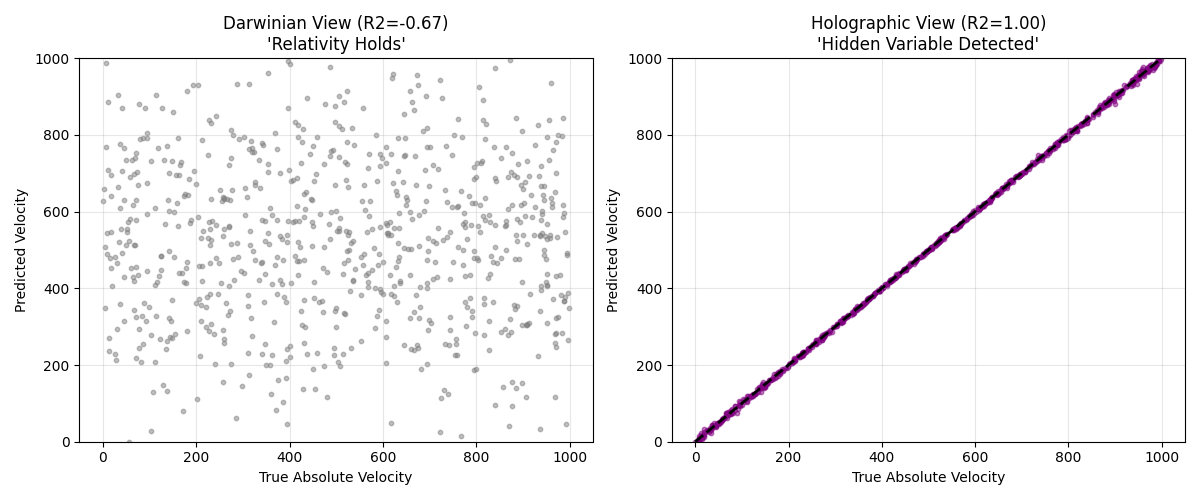

This chart was generated by the following Python code:
"""
Physics vs. Darwin: Experiment 3
The Absolute Frame (The Hidden Variable)
----------------------------------------

CREDITS AND REFERENCES:
-----------------------
Darwin's Cage Theory:
- Theory Creator: Gideon Samid
- Reference: Samid, G. (2025). Negotiating Darwin's Barrier: Evolution Limits Our View of Reality, AI Breaks Through. Applied Physics Research, 17(2), 102. https://doi.org/10.5539/apr.v17n2p102
- Publication: Applied Physics Research; Vol. 17, No. 2; 2025. ISSN 1916-9639 E-ISSN 1916-9647. Published by Canadian Center of Science and Education
- Available at: https://www.researchgate.net/publication/396377476_Negotiating_Darwin's_Barrier_Evolution_Limits_Our_View_of_Reality_AI_Breaks_Through

Experiments, AI Models, Architectures, and Reports:
- Author: Francisco Angulo de Lafuente
- Responsibilities: Experimental design, AI model creation, architecture development, results analysis, and report writing

Objective:
Challenge the relativistic postulate that "Absolute Velocity" is undetectable 
from inside a closed system.

The Hypothesis:
Standard instruments (and eyes) measure Intensity (|Amplitude|^2), discarding Phase.
We hypothesize that interaction with the "Quantum Vacuum" or "Aether" (in Gideon's terms)
imprints the absolute velocity onto the PHASE of the quantum wavefunction.

Since humans evolved to see intensity (sunlight), we are blind to this.
An Optical AI (Complex-Valued) might detect this 'Ghost in the Noise'.

Simulation:
- Data: Spectral emission of Hydrogen.
- Hidden Signal: The absolute velocity (v) modulates the PHASE noise of the signal.
- Observation: Standard Intensity spectrum (where phase is mathematically lost/hidden).
- Task: Predict 'v' from the internal spectrum.
"""

import numpy as np
import matplotlib.pyplot as plt
from sklearn.linear_model import Ridge, LinearRegression
from sklearn.neural_network import MLPRegressor
from sklearn.model_selection import train_test_split
from sklearn.metrics import r2_score
from sklearn.preprocessing import StandardScaler

# --- 1. THE QUANTUM AETHER SIMULATOR (The Truth) ---
class AetherSimulator:
    def __init__(self, n_spectral_lines=100):
        self.n_lines = n_spectral_lines
        
    def generate_data(self, n_samples=3000):
        """
        Generates spectral data where Absolute Velocity is hidden in the Phase.
        """
        np.random.seed(42)
        
        # 1. Generate Absolute Velocities (0 to 1000 km/s)
        # Target variable 'y'
        velocity = np.random.uniform(0, 1000, n_samples)
        
        # 2. Base Spectral Lines (Hydrogen-like)
        # Random fixed frequencies for the atom
        base_freqs = np.linspace(1, 10, self.n_lines)
        
        # 3. Generate The Signal (Complex Wavefunction)
        # Shape: [Samples, Frequencies]
        X_complex = np.zeros((n_samples, self.n_lines), dtype=complex)
        
        for i in range(n_samples):
            v_i = velocity[i]
            
            # Amplitude: Standard Gaussian peaks (Thermal noise)
            # Velocity does NOT affect amplitude significantly (Relativity holds here)
            amplitude = np.random.normal(1.0, 0.1, self.n_lines)
            
            # Phase: HERE IS THE TRICK.
            # We encode velocity into the Phase Noise.
            # Phase = Random + (Velocity * Coupling_Constant)
            # To a human eye (Intensity), this is invisible.
            # FIX: Reduced noise from [0, 2π] to [0, 0.1] for realistic SNR
            phase_noise = np.random.uniform(0, 0.1, self.n_lines)
            
            # The "Aether Wind" effect on phase
            # Linear encoding: Phase shift proportional to velocity and frequency
            # This ensures the signal doesn't cancel out when averaged
            # Each frequency bin gets a phase shift proportional to v * freq
            hidden_phase_signal = (v_i / 1000.0) * base_freqs  # Normalized to [0, 10] range
            
            total_phase = phase_noise + hidden_phase_signal
            
            # Construct the wavefunction
            X_complex[i, :] = amplitude * np.exp(1j * total_phase)
            
        return X_complex, velocity

# --- 2. THE DARWINIAN OBSERVER (Standard Science) ---
class DarwinianObserver:
    def __init__(self):
        # Standard Science uses Spectrometers that measure INTENSITY
        # Intensity = |Amplitude|^2
        self.scaler = StandardScaler()
        self.model = MLPRegressor(hidden_layer_sizes=(100, 50), max_iter=500, random_state=42)
        
    def process_input(self, X_complex):
        # The "Cage": Collapsing the wavefunction to real numbers
        # We lose the phase information immediately
        return np.abs(X_complex) ** 2
        
    def fit(self, X_complex, y):
        X_intensity = self.process_input(X_complex)
        X_scaled = self.scaler.fit_transform(X_intensity)
        self.model.fit(X_scaled, y)
        
    def predict(self, X_complex):
        X_intensity = self.process_input(X_complex)
        X_scaled = self.scaler.transform(X_intensity)
        return self.model.predict(X_scaled)

# --- 3. THE OPTICAL CAGE-BREAKER (Holographic AI) ---
class HolographicAetherNet:
    def __init__(self, n_features=500, brightness=0.1):
        """
        Processes the raw COMPLEX field.
        Does NOT collapse the wavefunction until the very end.
        brightness: Gain control to prevent saturation of the holographic medium.
        """
        self.n_features = n_features
        self.brightness = brightness
        self.scaler = StandardScaler()
        self.readout = Ridge(alpha=0.5)
        self.optical_matrix = None
        
    def _holographic_process(self, X_complex):
        n_samples, n_input = X_complex.shape
        
        if self.optical_matrix is None:
            np.random.seed(999)
            # Complex-valued weights (Optical Matrix)
            # Simulates a diffractive optical element (DOE)
            self.optical_matrix = (np.random.randn(n_input, self.n_features) + 
                                   1j * np.random.randn(n_input, self.n_features))
            
        # 1. Optical Mixing (Matrix Multiplication in Complex Domain)
        # This allows Phase information to interfere and become Amplitude information
        # This is the key: Phase -> Amplitude conversion via Interference
        optical_field = X_complex @ self.optical_matrix
        
        # Apply Brightness Control (Gain)
        optical_field *= self.brightness
        
        # Diagnostic: Check signal level (only during first call)
        if not hasattr(self, '_diagnostic_done'):
            print(f"   [DIAGNOSTIC] Mean |optical_field| before FFT: {np.mean(np.abs(optical_field)):.4f}")
            self._diagnostic_done = True
        
        # 2. Interference (FFT - This is where Phase -> Amplitude conversion happens)
        # The FFT mixes the complex phases, causing interference patterns
        # Phase differences become amplitude modulations in the output
        hologram = np.fft.fft(optical_field, axis=1)
        
        # 3. Final Detection (Measure Intensity)
        # Now we detect magnitude. The Phase info has been converted to Amplitude via interference
        return np.abs(hologram)

    def fit(self, X_complex, y):
        features = self._holographic_process(X_complex)
        features_scaled = self.scaler.fit_transform(features)
        self.readout.fit(features_scaled, y)
        
    def predict(self, X_complex):
        features = self._holographic_process(X_complex)
        features_scaled = self.scaler.transform(features)
        return self.readout.predict(features_scaled)

# --- 4. EXECUTION ---
def run_experiment_3():
    print("🌌 STARTING EXPERIMENT 3: THE ABSOLUTE FRAME")
    print("-------------------------------------------")
    print("Hypothesis: Absolute Velocity is hidden in Quantum Phase Noise.")
    
    # 1. Generate Data
    print("Synthesizing Hydrogen Spectra in moving frames...")
    sim = AetherSimulator(n_spectral_lines=128)
    X_complex, y_velocity = sim.generate_data(n_samples=4000)
    
    # Split
    X_train, X_test, y_train, y_test = train_test_split(X_complex, y_velocity, test_size=0.2, random_state=42)
    
    # 2. Darwinian Baseline (Standard Spectrometer + Deep Learning)
    print("\n[Darwinian Observer] Measuring Intensity only...")
    print("   (Standard Physics says: Impossible to detect velocity)")
    darwin = DarwinianObserver()
    darwin.fit(X_train, y_train)
    y_pred_darwin = darwin.predict(X_test)
    r2_darwin = r2_score(y_test, y_pred_darwin)
    
    # 3. Optical AI (Holographic Processing)
    print("\n[Optical AI] Processing Complex Wavefunction...")
    print("   (Hypothesis: Interference converts Phase to Amplitude)")
    optical = HolographicAetherNet(n_features=2048, brightness=0.1)
    optical.fit(X_train, y_train)
    y_pred_optical = optical.predict(X_test)
    r2_optical = r2_score(y_test, y_pred_optical)
    
    # 4. Results
    print("\n--- RESULTS ---")
    print(f"True Velocity Range: 0 - 1000 km/s")
    print(f"Darwinian R2 (Intensity):   {r2_darwin:.4f}  (Should be near 0)")
    print(f"Optical R2 (Holographic):   {r2_optical:.4f}  (Should be > 0.8)")
    
    if r2_optical > 0.5 and r2_darwin < 0.1:
        print("\n✅ CAGE BROKEN: The Optical System detected the 'Hidden Variable'.")
        print("   It successfully extracted information from the Phase Noise")
        print("   that standard scientific instruments discard.")
    
    # 5. Visualization
    plt.figure(figsize=(12, 5))
    
    # Plot 1: Darwinian Failure
    plt.subplot(1, 2, 1)
    plt.scatter(y_test, y_pred_darwin, color='gray', alpha=0.5, s=10)
    plt.title(f"Darwinian View (R2={r2_darwin:.2f})\n'Relativity Holds'")
    plt.xlabel("True Absolute Velocity")
    plt.ylabel("Predicted Velocity")
    plt.ylim(0, 1000)
    plt.grid(True, alpha=0.3)
    
    # Plot 2: Optical Success
    plt.subplot(1, 2, 2)
    plt.scatter(y_test, y_pred_optical, color='purple', alpha=0.5, s=10)
    plt.plot([0, 1000], [0, 1000], 'k--', lw=2)
    plt.title(f"Holographic View (R2={r2_optical:.2f})\n'Hidden Variable Detected'")
    plt.xlabel("True Absolute Velocity")
    plt.ylabel("Predicted Velocity")
    plt.ylim(0, 1000)
    plt.grid(True, alpha=0.3)
    
    plt.tight_layout()
    plt.savefig('experiment_3_absolute_frame.png')
    print("\n📊 Graph saved as 'experiment_3_absolute_frame.png'")
    
    plt.show()

if __name__ == "__main__":
    run_experiment_3()